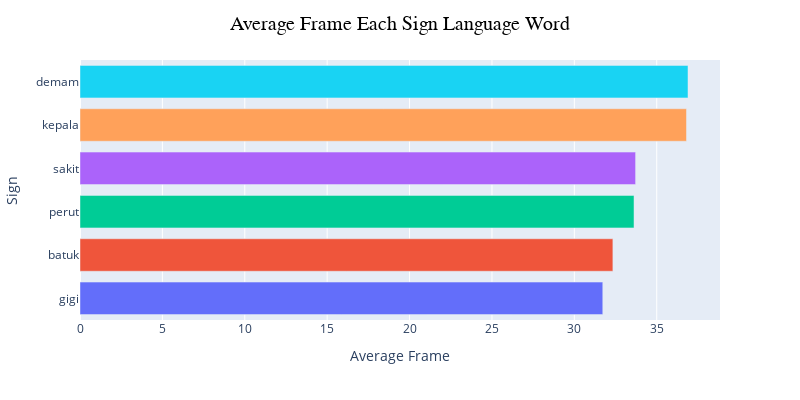

Notebook code for this chart:
### Code cell
mean_frames = pd.DataFrame(df_expanded.groupby('sign')['total_frame'].mean().sort_values())

fig = px.bar(y=mean_frames.index, x=mean_frames['total_frame'].tolist(), color=mean_frames.index)
fig.update_layout(bargap=0.25, height=400, width=800, showlegend=False)
fig.update_layout(xaxis_title='Average Frame', yaxis_title='Sign')
fig.update_layout(title={
    'text': "Average Frame Each Sign Language Word",
    'x': 0.5,
    'font': {'size': 20, 'family': 'Arial', 'color': 'black'}
})
fig.show()

### Figure 1 — Plotly figure (JSON) as saved in the notebook; plotly's stock layout.template omitted (floating-point values rounded to 4 significant figures)
{"data": [{"alignmentgroup": "True", "hovertemplate": "color=gigi<br>x=%{x}<br>y=%{y}<extra></extra>", "legendgroup": "gigi", "marker": {"color": "#636efa", "pattern": {"shape": ""}}, "name": "gigi", "offsetgroup": "gigi", "orientation": "h", "showlegend": true, "textposition": "auto", "type": "bar", "x": [31.73], "xaxis": "x", "y": ["gigi"], "yaxis": "y"}, {"alignmentgroup": "True", "hovertemplate": "color=batuk<br>x=%{x}<br>y=%{y}<extra></extra>", "legendgroup": "batuk", "marker": {"color": "#EF553B", "pattern": {"shape": ""}}, "name": "batuk", "offsetgroup": "batuk", "orientation": "h", "showlegend": true, "textposition": "auto", "type": "bar", "x": [32.34], "xaxis": "x", "y": ["batuk"], "yaxis": "y"}, {"alignmentgroup": "True", "hovertemplate": "color=perut<br>x=%{x}<br>y=%{y}<extra></extra>", "legendgroup": "perut", "marker": {"color": "#00cc96", "pattern": {"shape": ""}}, "name": "perut", "offsetgroup": "perut", "orientation": "h", "showlegend": true, "textposition": "auto", "type": "bar", "x": [33.62], "xaxis": "x", "y": ["perut"], "yaxis": "y"}, {"alignmentgroup": "True", "hovertemplate": "color=sakit<br>x=%{x}<br>y=%{y}<extra></extra>", "legendgroup": "sakit", "marker": {"color": "#ab63fa", "pattern": {"shape": ""}}, "name": "sakit", "offsetgroup": "sakit", "orientation": "h", "showlegend": true, "textposition": "auto", "type": "bar", "x": [33.72], "xaxis": "x", "y": ["sakit"], "yaxis": "y"}, {"alignmentgroup": "True", "hovertemplate": "color=kepala<br>x=%{x}<br>y=%{y}<extra></extra>", "legendgroup": "kepala", "marker": {"color": "#FFA15A", "pattern": {"shape": ""}}, "name": "kepala", "offsetgroup": "kepala", "orientation": "h", "showlegend": true, "textposition": "auto", "type": "bar", "x": [36.81], "xaxis": "x", "y": ["kepala"], "yaxis": "y"}, {"alignmentgroup": "True", "hovertemplate": "color=demam<br>x=%{x}<br>y=%{y}<extra></extra>", "legendgroup": "demam", "marker": {"color": "#19d3f3", "pattern": {"shape": ""}}, "name": "demam", "offsetgroup": "demam", "orientation": "h", "showlegend": true, "textposition": "auto", "type": "bar", "x": [36.9], "xaxis": "x", "y": ["demam"], "yaxis": "y"}], "layout": {"bargap": 0.25, "barmode": "relative", "height": 400, "legend": {"title": {"text": "color"}, "tracegroupgap": 0}, "margin": {"t": 60}, "showlegend": false, "title": {"font": {"color": "black", "family": "Arial", "size": 20}, "text": "Average Frame Each Sign Language Word", "x": 0.5}, "width": 800, "xaxis": {"anchor": "y", "domain": [0, 1], "title": {"text": "Average Frame"}}, "yaxis": {"anchor": "x", "domain": [0, 1], "title": {"text": "Sign"}}}}
